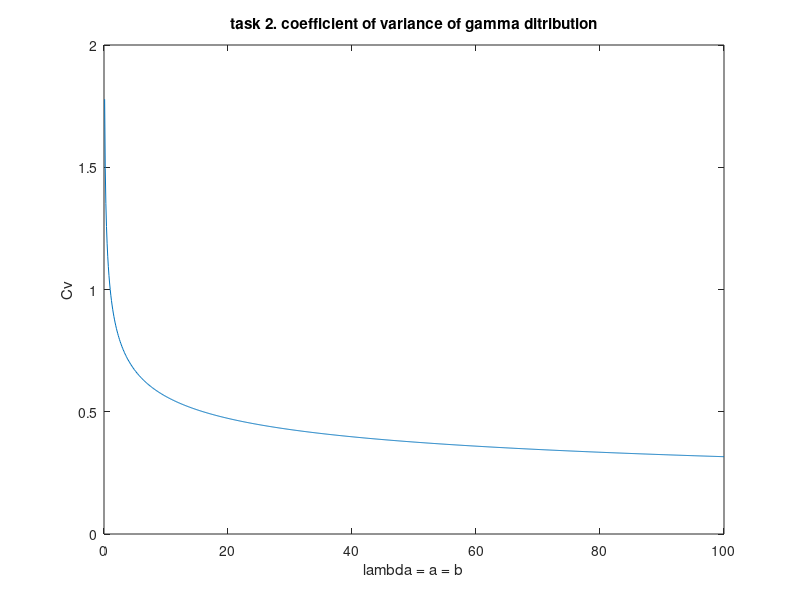
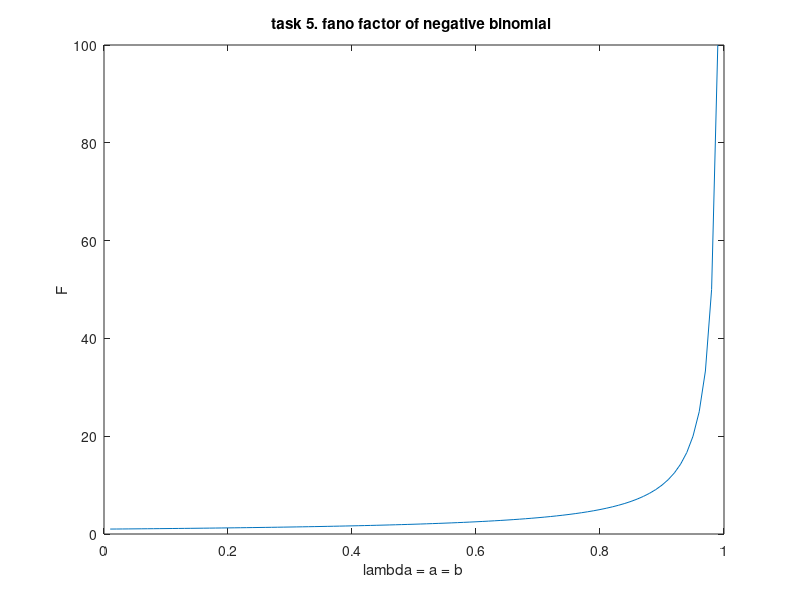

Recreate these plots in MATLAB, in order.
% Nima Ghorbani
% https://github.com/nimagh/NIP_SS16
% Neural Coding - Excercise 2
% goal: coefficient of variance of gamma dist. and fano factor of n. binomial
clear all; clc; close all;

%%
% task 4 coefficient of variance of gamma ditribution
% Cv = sqrt(vr)/mean
figure(101);
lambdas = 0.1:0.1:100;
Cvs = zeros(1,length(lambdas));
for i=1:length(lambdas)
    lambda = lambdas(i);
    a = lambda; b = lambda;
    g_mean = a/b; g_var = sqrt(a/(b*b));
    Cvs(1,i) = sqrt(g_var)/g_mean;
end
plot(lambdas,Cvs);
title('task 2. coefficient of variance of gamma ditribution');
xlabel('lambda = a = b');ylabel('Cv');

%%
figure(102);
% task 5 fano factor of negative binomial 
lambdas = 0.01:0.01:1;
Fs = zeros(1,length(lambdas));
for i=1:length(lambdas)
    lambda = lambdas(i);
    a = lambda; b = lambda;
    g_mean = (a*b)/(1-b); g_var = (a*b)/((1-b)^2);
    Fs(1,i) = g_var/g_mean;
end
plot(lambdas,Fs);
title('task 5. fano factor of negative binomial ');
xlabel('lambda = a = b');ylabel('F');